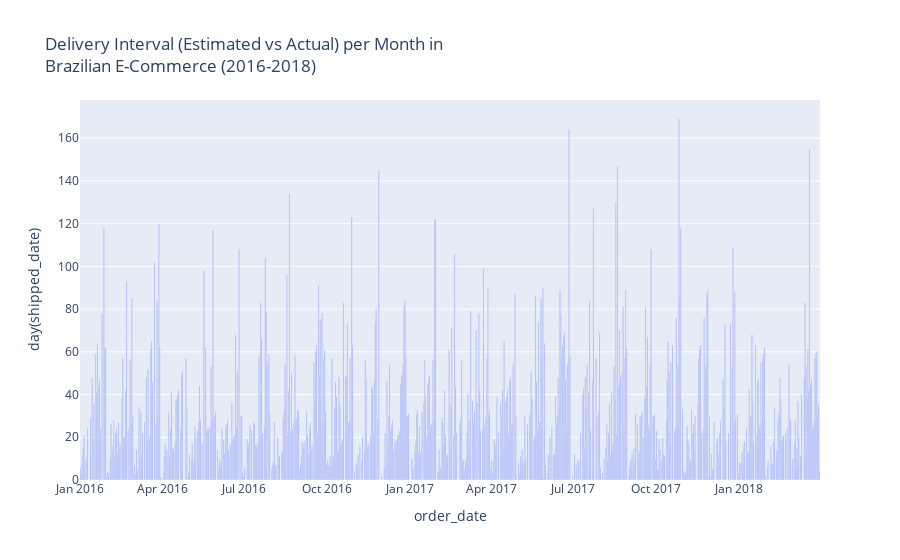

Here is the notebook cell this chart was saved with:
### Code cell
fig6 = px.bar(r9, x="order_date", y="day(shipped_date)", orientation='v', title='Delivery Interval (Estimated vs Actual) per Month in<br>Brazilian E-Commerce (2016-2018)')
fig6.show()

### Figure 1 — Plotly figure (JSON) as saved in the notebook; plotly's stock layout.template omitted (floating-point values rounded to 4 significant figures; data arrays with more than 128 entries replaced by an {"elided": "..."} marker saying what was removed)
{"data": [{"alignmentgroup": "True", "hovertemplate": "order_date=%{x}<br>day(shipped_date)=%{y}<extra></extra>", "legendgroup": "", "marker": {"color": "#636efa", "pattern": {"shape": ""}}, "name": "", "offsetgroup": "", "orientation": "v", "showlegend": false, "textposition": "auto", "type": "bar", "x": {"elided": "1445 str values"}, "xaxis": "x", "y": {"elided": "1445 int values"}, "yaxis": "y"}], "layout": {"barmode": "relative", "legend": {"tracegroupgap": 0}, "title": {"text": "Delivery Interval (Estimated vs Actual) per Month in<br>Brazilian E-Commerce (2016-2018)"}, "xaxis": {"anchor": "y", "domain": [0, 1], "title": {"text": "order_date"}}, "yaxis": {"anchor": "x", "domain": [0, 1], "title": {"text": "day(shipped_date)"}}}}
